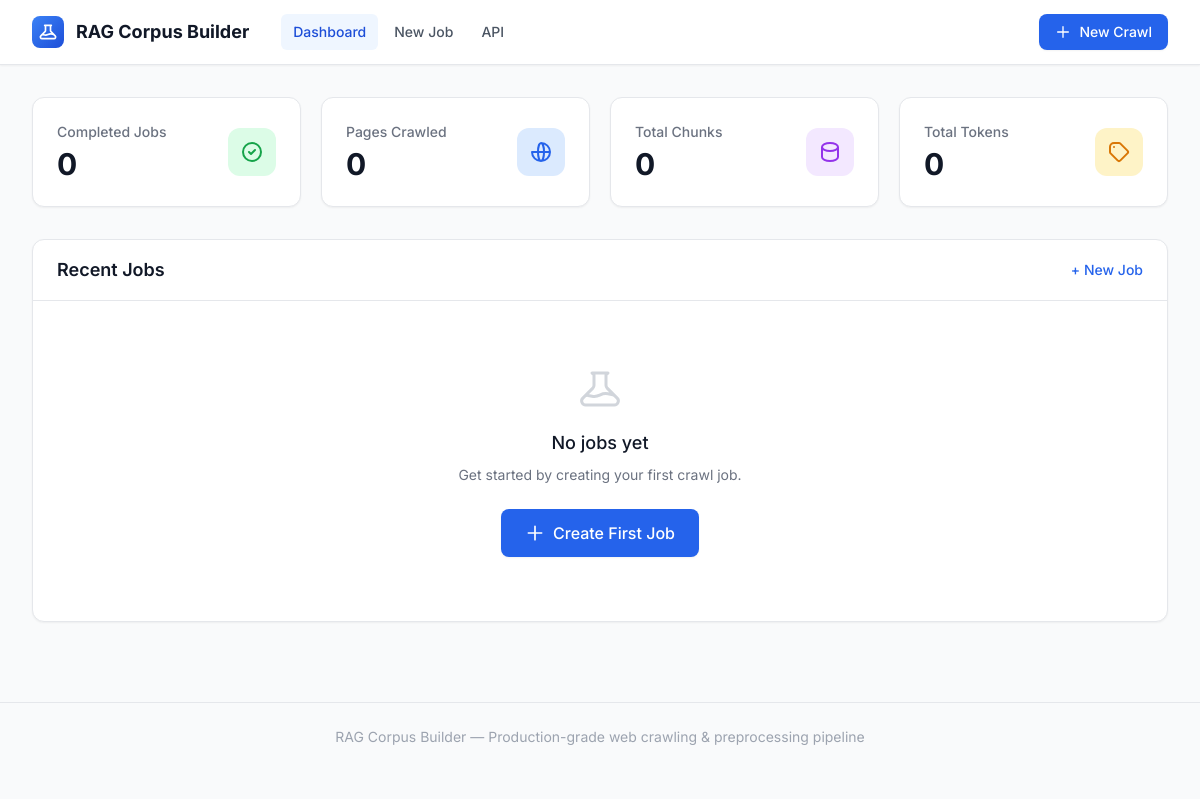
The app's page /, older data.
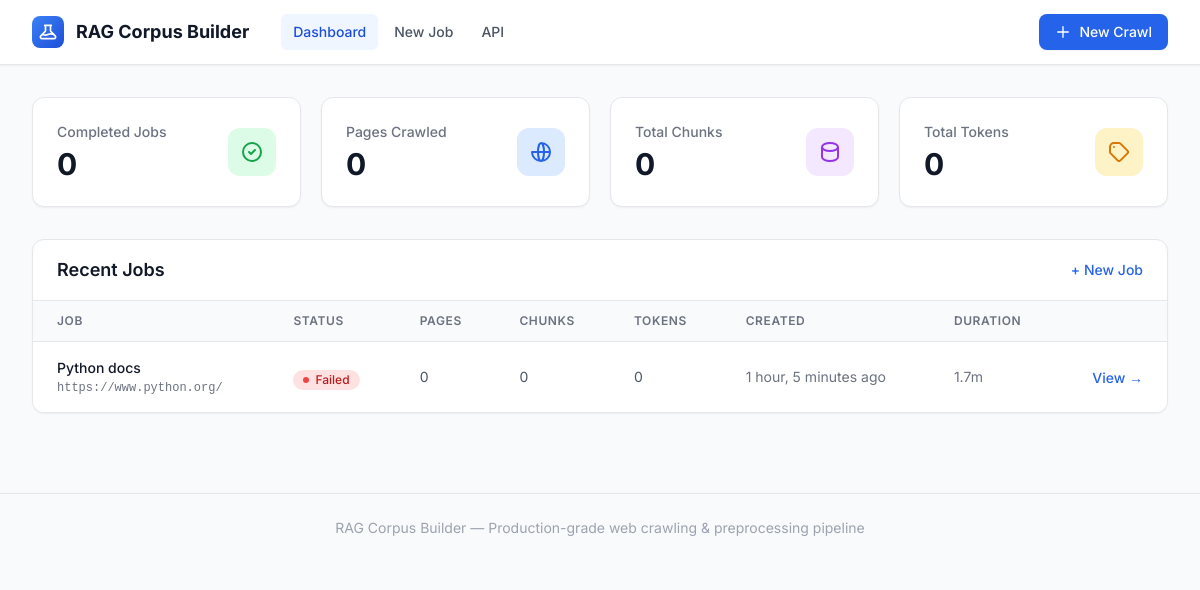
The same page, newer data.
### web/dashboard/models.py (models this page shows, shortened)
class CrawlJob(models.Model):
    class Status(models.TextChoices):
        PENDING = "pending", "Pending"
        RUNNING = "running", "Running"
        COMPLETED = "completed", "Completed"
        FAILED = "failed", "Failed"
        CANCELLED = "cancelled", "Cancelled"
    id = models.UUIDField(primary_key=True, default=uuid.uuid4, editable=False)
    name = models.CharField(max_length=255, help_text="Human-friendly job name")
    status = models.CharField(max_length=20, choices=Status.choices, default=Status.PENDING, db_index=True)
    config_json = models.JSONField(default=dict, help_text="Full PipelineConfig as JSON")
    seed_urls = models.TextField(help_text="Newline-separated seed URLs")
    max_pages = models.PositiveIntegerField(default=100)
    max_depth = models.PositiveIntegerField(default=3)
    chunk_strategy = models.CharField(max_length=30, default="recursive")
    chunk_size = models.PositiveIntegerField(default=512)
    export_format = models.CharField(max_length=20, default="jsonl")
    started_at = models.DateTimeField(null=True, blank=True)
    finished_at = models.DateTimeField(null=True, blank=True)
    created_at = models.DateTimeField(auto_now_add=True)
    updated_at = models.DateTimeField(auto_now=True)
    pages_crawled = models.PositiveIntegerField(default=0)
    pages_failed = models.PositiveIntegerField(default=0)
    pages_extracted = models.PositiveIntegerField(default=0)
    total_chunks = models.PositiveIntegerField(default=0)
    total_tokens = models.PositiveBigIntegerField(default=0)
    output_path = models.CharField(max_length=500, blank=True, default="")
    log_text = models.TextField(blank=True, default="", help_text="Pipeline execution log")
    error_message = models.TextField(blank=True, default="")
    progress = models.PositiveSmallIntegerField(default=0)
    current_stage = models.CharField(max_length=50, blank=True, default="")
    class Meta:
        ordering = ["-created_at"]
        verbose_name = "Crawl Job"
        verbose_name_plural = "Crawl Jobs"
    @property
    def duration_seconds(self):
        if self.started_at and self.finished_at:
            return (self.finished_at - self.started_at).total_seconds()
        if self.started_at:
            return (timezone.now() - self.started_at).total_seconds()
        return 0
    @property
    def duration_display(self):
        s = self.duration_seconds
        if s < 60:
            return f"{s:.0f}s"
        if s < 3600:
            return f"{s / 60:.1f}m"
        return f"{s / 3600:.1f}h"
    @property
    def seed_urls_list(self):
        return [u.strip() for u in self.seed_urls.split("\n") if u.strip()]

### web/dashboard/views.py (the view)
# urls.py: path("", views.dashboard, name="dashboard"),
def dashboard(request):
    jobs = CrawlJob.objects.all()[:20]
    totals = CrawlJob.objects.filter(status=CrawlJob.Status.COMPLETED).aggregate(
        total_pages=Sum("pages_crawled"),
        total_chunks=Sum("total_chunks"),
        total_tokens=Sum("total_tokens"),
        total_jobs=Count("id"),
    )
    running_count = CrawlJob.objects.filter(status=CrawlJob.Status.RUNNING).count()
    context = {
        "jobs": jobs,
        "totals": {
            "pages": totals["total_pages"] or 0,
            "chunks": totals["total_chunks"] or 0,
            "tokens": totals["total_tokens"] or 0,
            "jobs": totals["total_jobs"] or 0,
        },
        "running_count": running_count,
    }
    return render(request, "dashboard/index.html", context)

### web/templates/dashboard/index.html (shortened to what this page needs)
{% extends "base.html" %}
{% load humanize %}
{% block content %}
<div class="grid grid-cols-1 sm:grid-cols-2 lg:grid-cols-4 gap-5 mb-8">
    <div class="bg-white rounded-xl border border-gray-200 p-6 shadow-sm hover:shadow-md transition">
        <div class="flex items-center justify-between">
            <div>
                <p class="text-sm font-medium text-gray-500">Completed Jobs</p>
                <p class="text-3xl font-bold text-gray-900 mt-1">{{ totals.jobs }}</p>
            </div>
            <div class="w-12 h-12 bg-green-100 rounded-xl flex items-center justify-center">
                <svg class="w-6 h-6 text-green-600" fill="none" stroke="currentColor" viewBox="0 0 24 24">
                    <path stroke-linecap="round" stroke-linejoin="round" stroke-width="2" d="M9 12l2 2 4-4m6 2a9 9 0 11-18 0 9 9 0 0118 0z"/>
                </svg>
            </div>
        </div>
    </div>
    <div class="bg-white rounded-xl border border-gray-200 p-6 shadow-sm hover:shadow-md transition">
        <div class="flex items-center justify-between">
            <div>
                <p class="text-sm font-medium text-gray-500">Pages Crawled</p>
                <p class="text-3xl font-bold text-gray-900 mt-1">{{ totals.pages|intcomma }}</p>
            </div>
            <div class="w-12 h-12 bg-blue-100 rounded-xl flex items-center justify-center">
                <svg class="w-6 h-6 text-blue-600" fill="none" stroke="currentColor" viewBox="0 0 24 24">
                    <path stroke-linecap="round" stroke-linejoin="round" stroke-width="2" d="M21 12a9 9 0 01-9 9m9-9a9 9 0 00-9-9m9 9H3m9 9a9 9 0 01-9-9m9 9c1.657 0 3-4.03 3-9s-1.343-9-3-9m0 18c-1.657 0-3-4.03-3-9s1.343-9 3-9"/>
                </svg>
            </div>
        </div>
    </div>
    <div class="bg-white rounded-xl border border-gray-200 p-6 shadow-sm hover:shadow-md transition">
        <div class="flex items-center justify-between">
            <div>
                <p class="text-sm font-medium text-gray-500">Total Chunks</p>
                <p class="text-3xl font-bold text-gray-900 mt-1">{{ totals.chunks|intcomma }}</p>
            </div>
            <div class="w-12 h-12 bg-purple-100 rounded-xl flex items-center justify-center">
                <svg class="w-6 h-6 text-purple-600" fill="none" stroke="currentColor" viewBox="0 0 24 24">
                    <path stroke-linecap="round" stroke-linejoin="round" stroke-width="2" d="M4 7v10c0 2.21 3.582 4 8 4s8-1.79 8-4V7M4 7c0 2.21 3.582 4 8 4s8-1.79 8-4M4 7c0-2.21 3.582-4 8-4s8 1.79 8 4"/>
                </svg>
            </div>
        </div>
    </div>
    <div class="bg-white rounded-xl border border-gray-200 p-6 shadow-sm hover:shadow-md transition">
        <div class="flex items-center justify-between">
            <div>
                <p class="text-sm font-medium text-gray-500">Total Tokens</p>
                <p class="text-3xl font-bold text-gray-900 mt-1">{{ totals.tokens|intcomma }}</p>
            </div>
            <div class="w-12 h-12 bg-amber-100 rounded-xl flex items-center justify-center">
                <svg class="w-6 h-6 text-amber-600" fill="none" stroke="currentColor" viewBox="0 0 24 24">
                    <path stroke-linecap="round" stroke-linejoin="round" stroke-width="2" d="M7 7h.01M7 3h5c.512 0 1.024.195 1.414.586l7 7a2 2 0 010 2.828l-7 7a2 2 0 01-2.828 0l-7-7A1.994 1.994 0 013 12V7a4 4 0 014-4z"/>
                </svg>
            </div>
        </div>
    </div>
</div>
<div class="bg-white rounded-xl border border-gray-200 shadow-sm overflow-hidden">
    <div class="px-6 py-4 border-b border-gray-200 flex items-center justify-between">
        <h2 class="text-lg font-semibold text-gray-900">Recent Jobs</h2>
        <a href="{% url 'new_job' %}" class="text-sm font-medium text-brand-600 hover:text-brand-700 transition">
            + New Job
        </a>
    </div>
    {% if jobs %}
    <div class="overflow-x-auto">
        <table class="min-w-full divide-y divide-gray-200">
            <thead class="bg-gray-50">
                <tr>
                    <th class="px-6 py-3 text-left text-xs font-semibold text-gray-500 uppercase tracking-wider">Job</th>
                    <th class="px-6 py-3 text-left text-xs font-semibold text-gray-500 uppercase tracking-wider">Status</th>
                    <th class="px-6 py-3 text-left text-xs font-semibold text-gray-500 uppercase tracking-wider">Pages</th>
                    <th class="px-6 py-3 text-left text-xs font-semibold text-gray-500 uppercase tracking-wider">Chunks</th>
                    <th class="px-6 py-3 text-left text-xs font-semibold text-gray-500 uppercase tracking-wider">Tokens</th>
                    <th class="px-6 py-3 text-left text-xs font-semibold text-gray-500 uppercase tracking-wider">Created</th>
                    <th class="px-6 py-3 text-left text-xs font-semibold text-gray-500 uppercase tracking-wider">Duration</th>
                    <th class="px-6 py-3"></th>
                </tr>
            </thead>
            <tbody class="bg-white divide-y divide-gray-200">
                {% for job in jobs %}
                <tr class="hover:bg-gray-50 transition cursor-pointer" onclick="window.location='{% url 'job_detail' job.id %}'">
                    <td class="px-6 py-4">
                        <div class="text-sm font-medium text-gray-900">{{ job.name }}</div>
                        <div class="text-xs text-gray-500 font-mono mt-0.5 truncate max-w-xs">{{ job.seed_urls_list.0 }}</div>
                    </td>
                    <td class="px-6 py-4">
                        {% if job.status == 'pending' %}
                            <span class="inline-flex items-center gap-1.5 px-2.5 py-0.5 rounded-full text-xs font-medium bg-gray-100 text-gray-700">
                                <span class="w-1.5 h-1.5 bg-gray-400 rounded-full"></span> Pending
                            </span>
                        {% elif job.status == 'completed' %}
                            <span class="inline-flex items-center gap-1.5 px-2.5 py-0.5 rounded-full text-xs font-medium bg-green-100 text-green-700">
                                <span class="w-1.5 h-1.5 bg-green-500 rounded-full"></span> Completed
                            </span>
                        {% elif job.status == 'failed' %}
                            <span class="inline-flex items-center gap-1.5 px-2.5 py-0.5 rounded-full text-xs font-medium bg-red-100 text-red-700">
                                <span class="w-1.5 h-1.5 bg-red-500 rounded-full"></span> Failed
                            </span>
                        {% elif job.status == 'cancelled' %}
                            <span class="inline-flex items-center gap-1.5 px-2.5 py-0.5 rounded-full text-xs font-medium bg-yellow-100 text-yellow-700">
                                <span class="w-1.5 h-1.5 bg-yellow-500 rounded-full"></span> Cancelled
                            </span>
                        {% endif %}
                    </td>
                    <td class="px-6 py-4 text-sm text-gray-600">{{ job.pages_crawled|intcomma }}</td>
                    <td class="px-6 py-4 text-sm text-gray-600">{{ job.total_chunks|intcomma }}</td>
                    <td class="px-6 py-4 text-sm text-gray-600">{{ job.total_tokens|intcomma }}</td>
                    <td class="px-6 py-4 text-sm text-gray-500">{{ job.created_at|timesince }} ago</td>
                    <td class="px-6 py-4 text-sm text-gray-500">{{ job.duration_display }}</td>
                    <td class="px-6 py-4 text-right">
                        <a href="{% url 'job_detail' job.id %}" class="text-brand-600 hover:text-brand-800 text-sm font-medium" onclick="event.stopPropagation()">
                            View &rarr;
                        </a>
                    </td>
                </tr>
                {% endfor %}
            </tbody>
        </table>
    </div>
    {% else %}
    <div class="px-6 py-16 text-center">
        <h3 class="mt-4 text-lg font-medium text-gray-900">No jobs yet</h3>
        <p class="mt-2 text-sm text-gray-500">Get started by creating your first crawl job.</p>
        <div class="mt-6">
            <a href="{% url 'new_job' %}" class="inline-flex items-center gap-2 px-6 py-3 bg-brand-600 text-white font-medium rounded-lg hover:bg-brand-700 transition shadow-sm">
                <svg class="w-5 h-5" fill="none" stroke="currentColor" viewBox="0 0 24 24">
                    <path stroke-linecap="round" stroke-linejoin="round" stroke-width="2" d="M12 4v16m8-8H4"/>
                </svg>
                Create First Job
            </a>
        </div>
    </div>
    {% endif %}
</div>
{% endblock %}

### web/templates/base.html (shortened to what this page needs)
{% load static humanize %}
<!DOCTYPE html>
<html lang="en" class="h-full">
<head>
    <script src="https://cdn.tailwindcss.com"></script>
</head>
<body class="h-full bg-gray-50">
    <div class="min-h-full">
        <nav class="bg-white border-b border-gray-200 shadow-sm">
            <div class="max-w-7xl mx-auto px-4 sm:px-6 lg:px-8">
                <div class="flex justify-between h-16">
                    <div class="flex items-center">
                        <a href="{% url 'dashboard' %}" class="flex items-center gap-3">
                            <div class="w-8 h-8 bg-gradient-to-br from-brand-500 to-brand-700 rounded-lg flex items-center justify-center">
                            </div>
                            <span class="text-lg font-bold text-gray-900">RAG Corpus Builder</span>
                        </a>
                        <div class="hidden sm:flex sm:ml-8 sm:space-x-1">
                            <a href="{% url 'dashboard' %}" class="px-3 py-2 rounded-md text-sm font-medium {% if request.resolver_match.url_name == 'dashboard' %}bg-brand-50 text-brand-700{% else %}text-gray-600 hover:text-gray-900 hover:bg-gray-100{% endif %} transition">
                                Dashboard
                            </a>
                            <a href="{% url 'new_job' %}" class="px-3 py-2 rounded-md text-sm font-medium {% if request.resolver_match.url_name == 'new_job' %}bg-brand-50 text-brand-700{% else %}text-gray-600 hover:text-gray-900 hover:bg-gray-100{% endif %} transition">
                                New Job
                            </a>
                            <a href="/api/" class="px-3 py-2 rounded-md text-sm font-medium text-gray-600 hover:text-gray-900 hover:bg-gray-100 transition" target="_blank">
                                API
                            </a>
                        </div>
                    </div>
                    <div class="flex items-center">
                        <a href="{% url 'new_job' %}" class="inline-flex items-center gap-2 px-4 py-2 bg-brand-600 text-white text-sm font-medium rounded-lg hover:bg-brand-700 transition shadow-sm">
                            <svg class="w-4 h-4" fill="none" stroke="currentColor" viewBox="0 0 24 24">
                                <path stroke-linecap="round" stroke-linejoin="round" stroke-width="2" d="M12 4v16m8-8H4"/>
                            </svg>
                            New Crawl
                        </a>
                    </div>
                </div>
            </div>
        </nav>
        <main class="max-w-7xl mx-auto px-4 sm:px-6 lg:px-8 py-8">
            {% block content %}{% endblock %}
        </main>
        <footer class="border-t border-gray-200 mt-12">
            <div class="max-w-7xl mx-auto px-4 sm:px-6 lg:px-8 py-6">
                <p class="text-center text-sm text-gray-400">
                    RAG Corpus Builder &mdash; Production-grade web crawling &amp; preprocessing pipeline
                </p>
            </div>
        </footer>
    </div>
</body>
</html>

### web/templates/base.html (style rules this page uses)
body { font-family: 'Inter', sans-serif; }
.font-mono { font-family: 'JetBrains Mono', monospace; }

Row changes from the older to the newer data that the page shows:
added CrawlJob: name "Python docs", seed_urls_list.0 "https://www.python.org/", status "failed" (drawn), pages_crawled "0", total_chunks "0", total_tokens "0", created_at "1 hour, 5 minutes", duration_display "1.7m"
Text that changed along with them:
text no longer shown: "No jobs yet Get started by creating your first crawl job. Create First Job"
text now shown: "JOB STATUS PAGES CHUNKS TOKENS CREATED DURATION"
